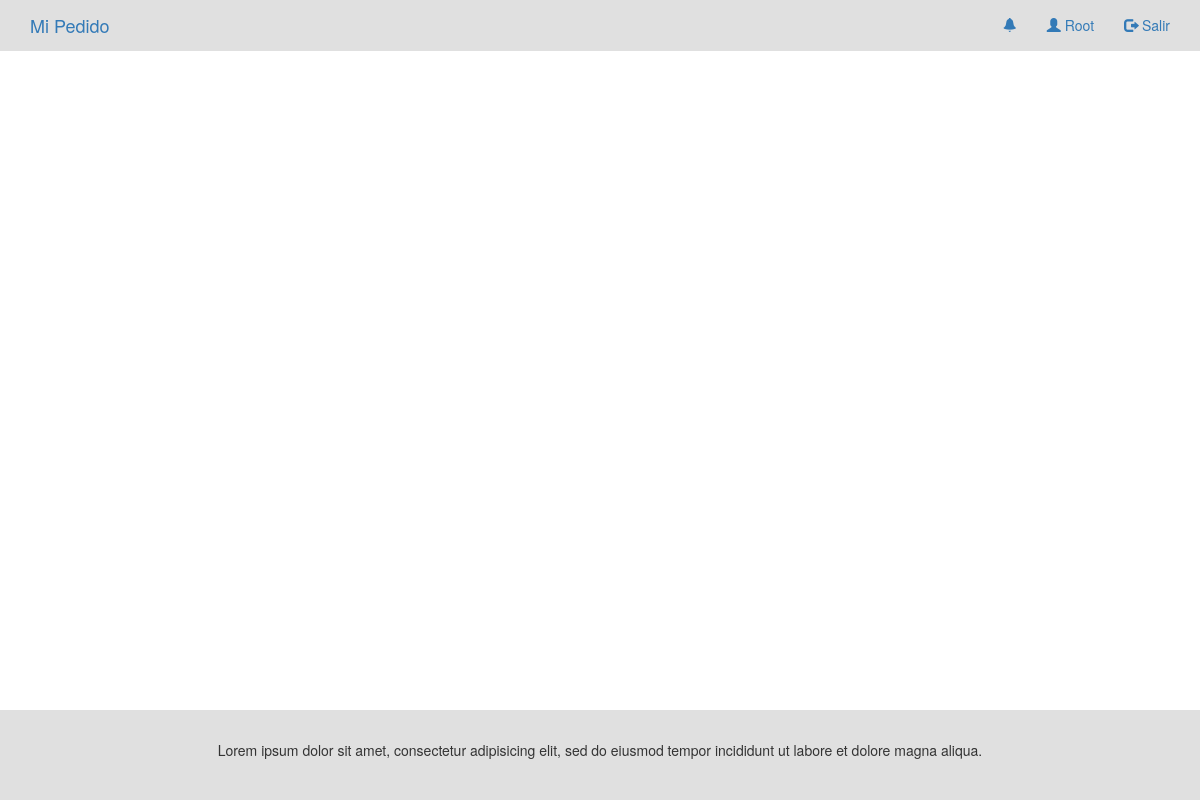
Before: / (signed in) with the older database file.
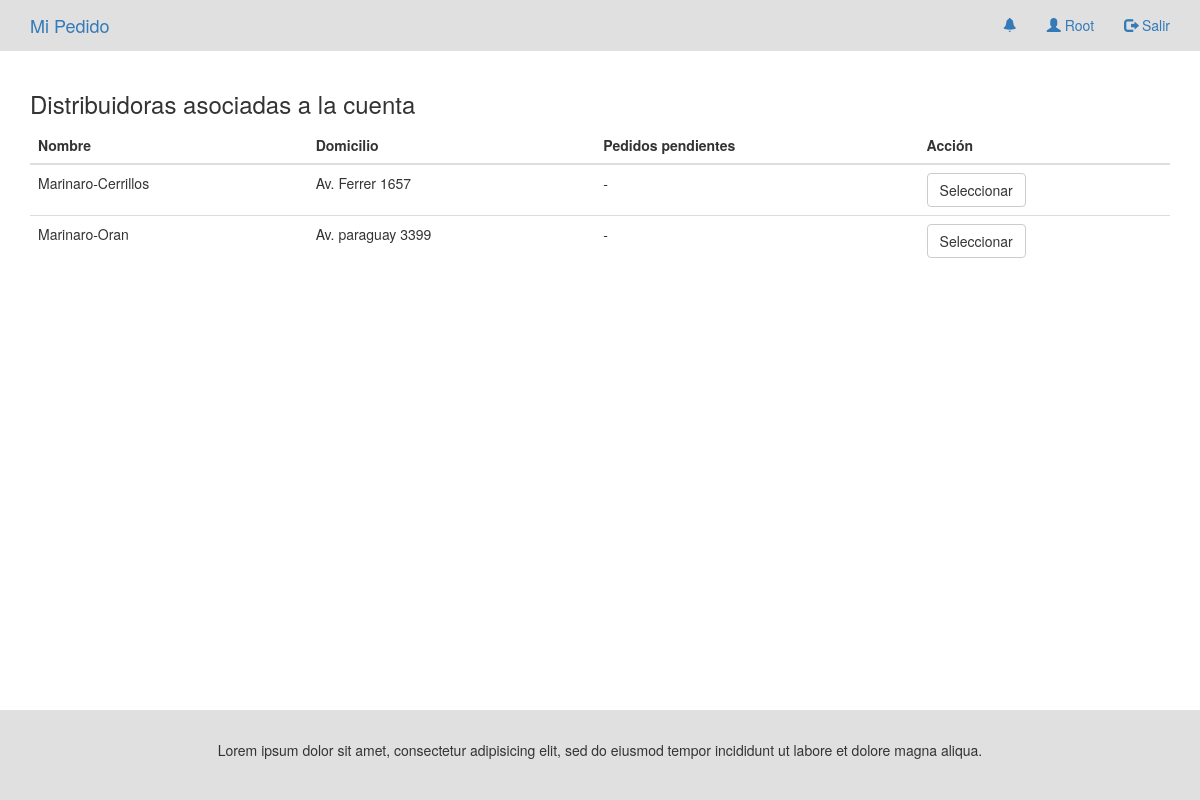
After: the same page with the newer database file.
### apps/distribuidoras/models.py (models this page shows)
class Distribuidora (models.Model):
    nombre = models.CharField(max_length=50)
    descripcion = models.TextField(verbose_name=u"Descripcion")
    numero_contacto = models.PositiveIntegerField(verbose_name=u"Numero de contacto")
    id_localidad = models.ForeignKey(Localidad, verbose_name=u"Localidad")
    direccion = models.CharField(max_length=50, verbose_name=u"Direccion")
    persona_cargo = models.ForeignKey(User, verbose_name=u"Persona a cargo")
    estado = models.BooleanField(default=True)

### MiPedido/views.py (the view)
# urls.py: url(r'^$', Index.as_view(), name='index'),
class Index(CtrLogin, TemplateView):
	template_name = 'index.html'
	def get_context_data(self, **kwargs):
		contexto = super(Index, self).get_context_data(**kwargs)
		contexto['distribuidoras'] = Distribuidora.objects.filter(persona_cargo__username = self.request.user.username)
		contexto['kioskos'] = Kiosko.objects.filter(persona_cargo__username = self.request.user.username)
		return contexto

### templates/index.html (shortened to what this page needs)
{% extends 'base.html' %}
{% block contenido %}
	<div class="container">
		{% if distribuidoras %}
			<h3>Distribuidoras asociadas a la cuenta</h3>
			<table class="table">
				<thead>
					<tr>
						<th>Nombre</th>
						<th>Domicilio</th>
						<th>Pedidos pendientes</th>
						<th>Acción</th>
					</tr>
				</thead>
				<tbody>
					{% for dist in distribuidoras %}
						<tr>
							<td>{{dist.nombre|capfirst}}</td>
							<td>{{dist.direccion|capfirst}}</td>
							<td>-</td>
							<td><a href="{% url 'distribuidora' pk=dist.id %} " class="btn btn-default">Seleccionar</a></td>
						</tr>
					{% endfor %}
				</tbody>
			</table>
		{% endif%}
	</div>
{% endblock %}

### templates/base.html (shortened to what this page needs)
{% load staticfiles %}
<!DOCTYPE html>
<html lang="es">
<head>
	<link rel="stylesheet" href="{% static 'css/bootstrap.min.css' %}">
	<link rel="stylesheet" href="{% static 'css/estilos.css' %}">
</head>
<body>
	<header>
		<nav class="navbar navbar-static-top" role="navigation">
			<div class="container">
				<div class="navbar-header">
					<a href="{% url 'index' %}" class='navbar-brand'>Mi Pedido</a>
				</div>
				<ul class="nav navbar-nav navbar-right">
					<li>
						<a href=""><span class="glyphicon glyphicon-bell"></span></a>
					</li>
					<li>
						<a href=""><span class="glyphicon glyphicon-user"></span> {{user.username|capfirst}}</a>
					</li>
					<li>
						<a href="{% url 'salir' %}"><span class="glyphicon glyphicon-log-out"></span> Salir</a>
					</li>
				</ul>
			</div>
		</nav>
	</header>
	{% block contenido %}
	{% endblock %}
	<footer>
		<p class="text-center">Lorem ipsum dolor sit amet, consectetur adipisicing elit, sed do eiusmod
		tempor incididunt ut labore et dolore magna aliqua.</p>
	</footer>
</body>
</html>

### estaticos/css/estilos.css (style rules this page uses)
header { background: #e0e0e0; }
footer { width: 100%; background: #e0e0e0; padding-top: 30px; padding-bottom: 30px; position: absolute; bottom: 0; }

Changed rows visible on the page:
now on this page (row edited): Distribuidora: nombre "Marinaro-Cerrillos", direccion "Av. Ferrer 1657"
added Distribuidora: nombre "Marinaro-Oran", direccion "Av. paraguay 3399"
Other visible differences:
text now shown: "Distribuidoras asociadas a la cuenta Nombre Domicilio Pedidos pendientes Acción"
